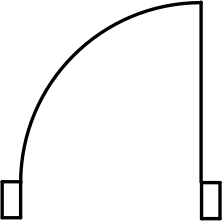
#> input picture img2.png, 223 x 221 px
$ python -i ski1.py   (imports and definitions only)   (Python 2 division)
#> lines starting #> are read from the running program, lines starting #| are printed output that depends on the picture; after the words box and inside, x2 and y2 are one past the last pixel; in counts of white or black regions, pixels touching at a corner belong together
#> further down, picture is the input picture: shape (221, 223, 3); min 0, max 255, mean 243.2
import cv2
import imutils
from PIL import Image, ImageDraw
import sys
import math, random
from itertools import product
import numpy as np
from ufarray import *
import operator
from PIL import ImageFont
import numpy.linalg as linalg
import networkx as nx
import matplotlib.pyplot as plt

color=[]
lab=[]
nodes=[]
def find(lab1,p):
    f=0;
    for i in lab1:
        if i==p:
            f=1
            return 0
    if f==0:
        return 1
def run(img):
    data = img
    width, height = img.shape


    uf = UFarray()


    labels = {}

    for y, x in product(range(height-1), range(width-1)):


        if data[x, y] == 255 :
            pass


        elif y > 0 and data[x, y-1] == 0:
            labels[x, y] = labels[(x, y-1)]


        elif x+1 < width and y > 0 and data[x+1, y-1] == 0:

            c = labels[(x+1, y-1)]
            labels[x, y] = c


            if x > 0 and data[x-1, y-1] == 0:
                a = labels[(x-1, y-1)]
                uf.union(c, a)


            elif x > 0 and data[x-1, y] == 0:
                d = labels[(x-1, y)]
                uf.union(c, d)

        elif x > 0 and y > 0 and data[x-1, y-1] == 0:
            labels[x, y] = labels[(x-1, y-1)]


        elif x > 0 and data[x-1, y] == 0:
            labels[x, y] = labels[(x-1, y)]


        else:
            labels[x, y] = uf.makeLabel()


    uf.flatten()
    c=0
    for i in range(0,len(uf.P)):
        flag=0
        for j in range(0,i):

            if uf.P[j]==uf.P[i]:
                flag=1
                break

        if flag==0:
            c=c+1


    k=0
    mat=[0 for x in range(c)]

    for i in range(0,len(uf.P)):
        flag=0
        for j in range(0,i):

            if uf.P[j]==uf.P[i]:
                flag=1
                break

        if flag==0:
            mat[k]=uf.P[i]
            k=k+1

    #for k in range(0,len(mat)):
     #   print mat[k]


    colors = {}


    output_img = Image.new("RGB", (width,height))
    #output_img.show()
    outdata = output_img.load()
    #print outdata

    for (x, y) in labels:


        component = uf.find(labels[(x, y)])


        labels[(x, y)] = component


        if component not in colors and labels[x,y]!=min(uf.P):
            colors[component] = (random.randint(0,255), random.randint(0,255),random.randint(0,255))


        if labels[(x,y)]!=min(uf.P):
        	outdata[x, y] = colors[component]
        if labels[x,y]==min(uf.P):
        	outdata[x,y]=(255,255,255)

    return (labels, output_img,c,mat)

# [14 lines of commented-out code are left out]

def main(img):

    #img=cv2.imread(im)

    kernel=np.ones((5,5),np.uint8)
    img=cv2.morphologyEx(img,cv2.MORPH_OPEN,kernel)
    grayscaled=cv2.cvtColor(img,cv2.COLOR_BGR2GRAY)
    ret,thresh=cv2.threshold(grayscaled,12,255,cv2.THRESH_BINARY_INV)
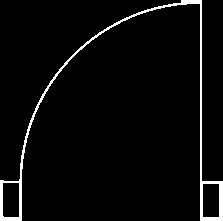
#> thresh: shape (221, 223); 3.7% white; 1 white region, box (x1, y1, x2, y2) and area: (0, 0, 223, 221) 1810


    erosion=cv2.erode(thresh,kernel,iterations=1)
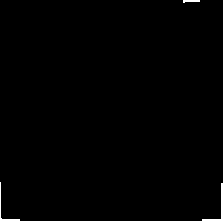
#> erosion: shape (221, 223); 0.46% white; 3 white regions, box (x1, y1, x2, y2) and area: (202, 183, 223, 221) 114, (0, 182, 20, 221) 78, (183, 0, 200, 3) 36
    mirror=cv2.flip(erosion,1)
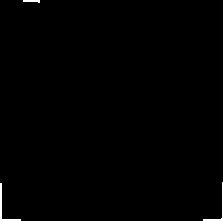
#> mirror: shape (221, 223); 0.46% white; 3 white regions, box (x1, y1, x2, y2) and area: (0, 183, 21, 221) 114, (203, 182, 223, 221) 78, (23, 0, 40, 3) 36
    #(h,w)=mirror.shape[:2]
    #center=(w/2,h/2)
    #M=cv2.getRotationMatrix2D(center,90,1.0)
    #rotated=cv2.warpAffine(mirror,M,(w,h))


    (labels, output_img,l,mat_array) = run(mirror)
    adj_mat=[[0 for x in range(l)] for y in range(l)]
    print l
    #for i in range(0,l):
        #for j in range(0,l):
            #print adj_mat[i][j]

    X,Y=output_img.size
   # print X,Y
    width, height = output_img.size
    i=0
    j=0
    ini_lab=0

    outdata=output_img.load()

    #finding adjacency matrix
    inil=0
    i=0
    j=0
    for i in range(0,X-1):
        inil=0
        j=0
        for j in range(0,Y-1):

            if outdata[i,j]==(255,255,255):
                pass
            elif outdata[i,j]==(0,0,0):
                pass
            elif labels[i,j]!=inil:
                #print inil
                adj_mat[mat_array.index(labels[i,j])][mat_array.index(inil)]=1
                adj_mat[mat_array.index(inil)][mat_array.index(labels[i,j])]=1
                inil=labels[i,j]
                #print inil

            j=j+1
        i=i+1

    i=0
    j=0
    inil=0
    for j in range(0,Y-1):
        inil=0
        i=0
        for i in range(0,X-1):

            if outdata[i,j]==(255,255,255):
                pass
            elif outdata[i,j]==(0,0,0):
                pass
            elif labels[i,j]!=inil:
                #print inil
                adj_mat[mat_array.index(labels[i,j])][mat_array.index(inil)]=1
                adj_mat[mat_array.index(inil)][mat_array.index(labels[i,j])]=1
                inil=labels[i,j]
                #print inil

            i=i+1
        j=j+1


    for i in range(0,len(mat_array)):
        if adj_mat[0][i]==0:
            adj_mat[0][i]=1
            adj_mat[i][0]=1
    for i in range(len(adj_mat)):
        print adj_mat[i]

    #img=np.array(output_img)
    final=output_img.copy()
    for j in range(0, Y - 1):

        i = 0
        for i in range(0, X - 1):

            if outdata[i, j] == (0, 0, 0):
                pass
            elif find(lab, labels[i, j]):

                color.append(outdata[i, j])
                print labels[i, j]
                img = np.zeros((50, 50, 3), np.uint8)
                # Draw a diagonal blue line with thickness of 5 px
                # cv2.line(img,(0,0),(511,511),(255,0,0),5)
                # cv2.putText(img,'1', (5,22), cv2.FONT_HERSHEY_SIMPLEX, 1, (255,255,255),2)
                cv2.putText(img, str(mat_array.index(labels[i, j])), (20, 22), cv2.FONT_HERSHEY_SIMPLEX, 1,
                            (255, 255, 255), 2)
                img1 = Image.fromarray(img)
                img2 = img1.rotate(90, expand=1)
                # im=Image.open('color.tiff')
                # final=im.copy()
                final.paste(img2, (i, j))
                # [7 lines of commented-out code are left out]
                lab.append(labels[i, j])

            i = i + 1
        j = j + 1

    print color
    for i in lab:
        nodes.append(mat_array.index(i))

    print nodes


    #show_graph(np.array(adj_mat))


    #output_img.show()


    rot = final.rotate( 270, expand=1 )
    # [10 lines of commented-out code are left out]

    return rot,adj_mat,color,nodes


    # [4 lines of commented-out code are left out]


# [1 line not run here, left out]

>>> import cv2
>>> picture = cv2.imread('img2.png')
#> (the run stopped early here; a loop or call above may not have finished)

$ run again, on img4.png
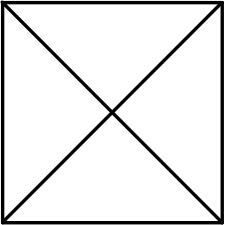
#> input picture img4.png, 225 x 225 px
#> picture is the input picture: shape (225, 225, 3); min 0, max 255, mean 229.7
#> in main, `ret,thresh=cv2.threshold(grayscaled,12,255,cv2.THRESH_BINARY_INV)`:
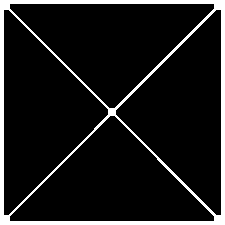
#> thresh: shape (225, 225); 10.1% white; 1 white region, box (x1, y1, x2, y2) and area: (0, 0, 225, 225) 5115
#> in main, `erosion=cv2.erode(thresh,kernel,iterations=1)`:
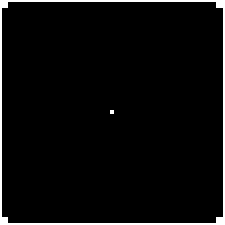
#> erosion: shape (225, 225); 3.9% white; 2 white regions (1 under 20 px), largest, box (x1, y1, x2, y2) and area: (0, 0, 225, 225) 1940

$ run again, on 1.png
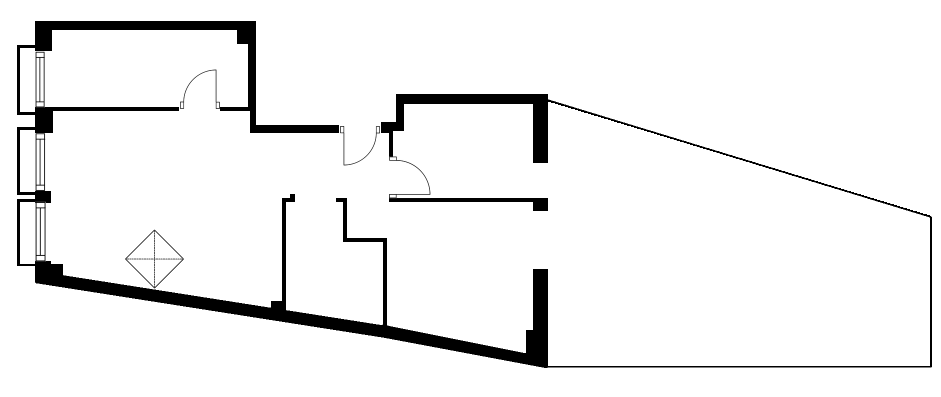
#> input picture 1.png, 1882 x 794 px (shown at 1/2 size)
#> picture is the input picture: shape (794, 1882, 3); min 0, max 255, mean 240.3
#> in main, `ret,thresh=cv2.threshold(grayscaled,12,255,cv2.THRESH_BINARY_INV)`:
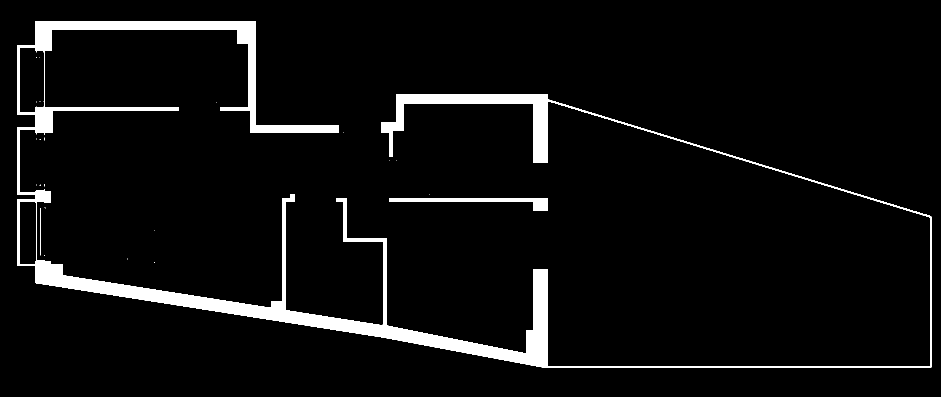
#> thresh: shape (794, 1882) (shown at 1/2 size); 5.5% white; 23 white regions (20 under 20 px), largest, box (x1, y1, x2, y2) and area: (34, 42, 1864, 736) 79612, (778, 396, 1096, 422) 3002, (80, 416, 81, 511) 95
#> erosion: shape (794, 1882); 3.8% white; 4 white regions, box (x1, y1, x2, y2) and area: (72, 390, 1094, 734) 29092, (36, 44, 676, 530) 16712, (764, 190, 1097, 324) 9207, (780, 398, 1094, 420) 1641
#> in main, `mirror=cv2.flip(erosion,1)`:
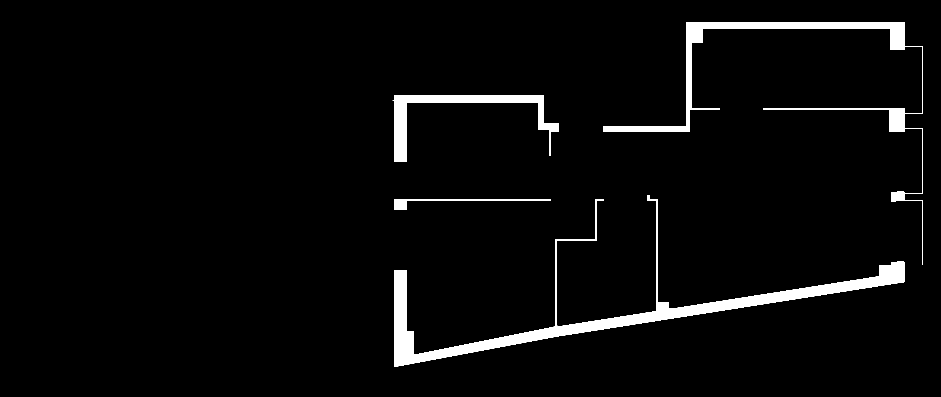
#> mirror: shape (794, 1882) (shown at 1/2 size); 3.8% white; 4 white regions, box (x1, y1, x2, y2) and area: (788, 390, 1810, 734) 29092, (1206, 44, 1846, 530) 16712, (785, 190, 1118, 324) 9207, (788, 398, 1102, 420) 1641

$ run again, on 52.png
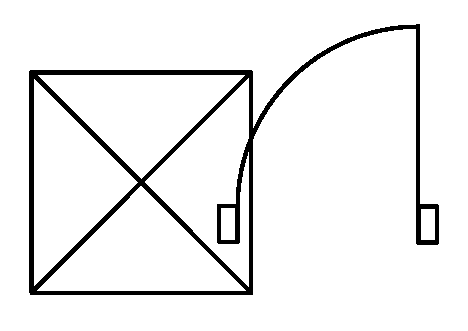
#> input picture 52.png, 468 x 331 px
#> picture is the input picture: shape (331, 468, 3); 93.8% white; 1 black region, box (x1, y1, x2, y2) and area: (29, 24, 439, 295) 9668
#> img: shape (331, 468, 3); 93.7% white; 1 black region, box (x1, y1, x2, y2) and area: (29, 24, 439, 295) 9826
#> in main, `erosion=cv2.erode(thresh,kernel,iterations=1)`:
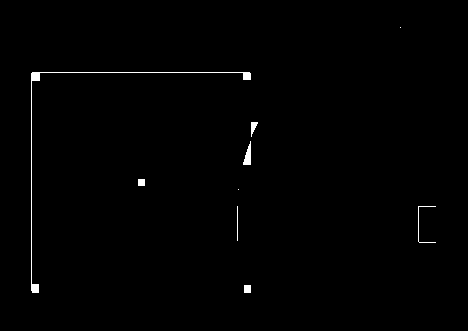
#> erosion: shape (331, 468); 0.65% white; 9 white regions (2 under 20 px), largest, box (x1, y1, x2, y2) and area: (31, 72, 251, 293) 619, (243, 141, 251, 165) 112, (418, 206, 436, 243) 70
#> in main, `mirror=cv2.flip(erosion,1)`:
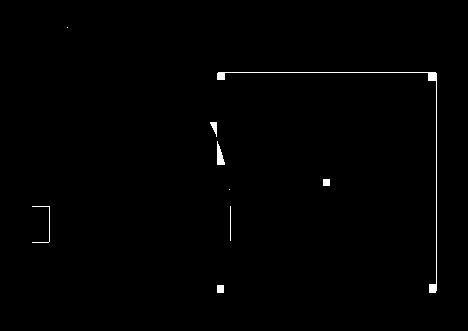
#> mirror: shape (331, 468); 0.65% white; 9 white regions (2 under 20 px), largest, box (x1, y1, x2, y2) and area: (217, 72, 437, 293) 619, (217, 141, 225, 165) 112, (32, 206, 50, 243) 70
